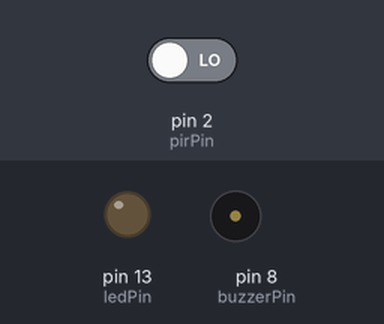
A sketch run on a simulated Arduino Uno, built with avr-gcc and run on an emulated ATmega328P. On the bench: output pins drawn as LEDs (lit = HIGH), buzzer (waves = sounding, pin HIGH). Dashed ring = blinking. The inputs (shaded band) are chosen by the test bench; at power-on: pin 2 (pirPin) LOW.

Above: at 1.2 s.
1.3 s: pin 2 (pirPin) driven HIGH
At 1.4 s:
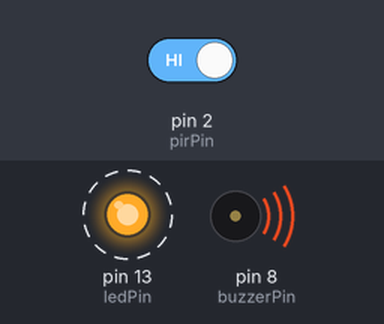
4.3 s: pin 2 (pirPin) driven LOW
At 5.3 s:
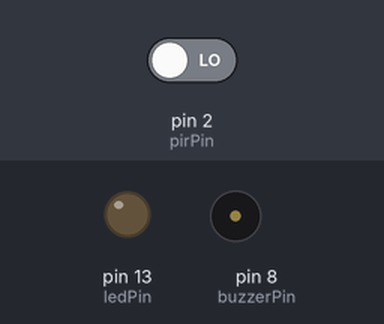
Timing chart, 0 to 7.3 s (numbered marks = the images above; inputs shaded):
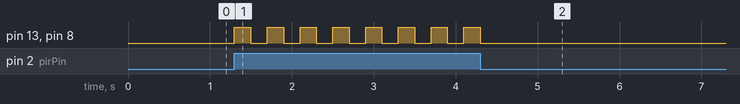

Measured:
- after the input at 1.3 s, pin 13 (ledPin), pin 8 (buzzerPin): alternates HIGH for 0.20 s and LOW for 0.20 s, starting at once
- after the input at 4.3 s, pin 13 (ledPin), pin 8 (buzzerPin): goes on until 4.3 s, then stays LOW

The sketch:

chong_trom.ino
```cpp
int pirPin = 2;
int buzzerPin = 8;
int ledPin = 13;

void setup()
{
  pinMode(pirPin, INPUT);
  pinMode(buzzerPin, OUTPUT);
  pinMode(ledPin, OUTPUT);
}

void loop() {
  int pirState = digitalRead(pirPin);

  if (pirState == HIGH) {

    digitalWrite(buzzerPin, HIGH);
    digitalWrite(ledPin, HIGH);
    delay(200);

    digitalWrite(buzzerPin, LOW);
    digitalWrite(ledPin, LOW);
    delay(200);
  }
  else {

    digitalWrite(buzzerPin, LOW);
    digitalWrite(ledPin, LOW);
  }
}
```
